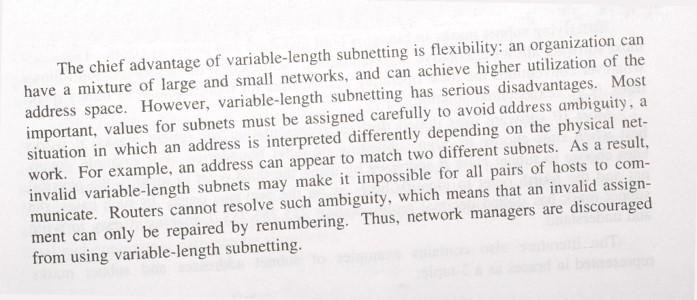
#> input picture code/milstein-backing.jpg, 697 x 300 px
$ python -i preprocessing.py   (imports and definitions only)   (Python 2 division)   (older library calls are emulated)
#> lines starting #> are read from the running program, lines starting #| are printed output that depends on the picture; after the words box and inside, x2 and y2 are one past the last pixel; in counts of white or black regions, pixels touching at a corner belong together
#> further down, picture is the input picture: shape (300, 697, 3); mean B, G, R 231.3, 231, 233.9
# -*- coding: utf-8 -*-
import cv2
import numpy as np
import Image


IMG_THRESHOLD = 80
SPACE_RATIO = 1
NET_INPUT_WIDTH = 28
NET_INPUT_HEIGHT = 28
NETWORK_INPUT_SIZE = (NET_INPUT_HEIGHT, NET_INPUT_WIDTH)
CHARACTER_SIZE = 20.0
BORDER_SIZE = 1, 1, 1, 1
LINE_THRESHOLD = 7
MIN_CNT_HEIGHT_RATIO = 3


def _prepare_img(img):
    """
    Returns a rotated to text tilt threshold of the image. Uses IMG_THRESHOLD
    to determine the threshold value.
    :param img: The image in question (OpenCV2 image).
    :return: A rotated to text tilt threshold of the image (OpenCV2 image).
    """
    img_gray = cv2.cvtColor(img, cv2.COLOR_BGR2GRAY)
    thresh = cv2.threshold(img_gray, IMG_THRESHOLD, 255, cv2.THRESH_BINARY)[1]
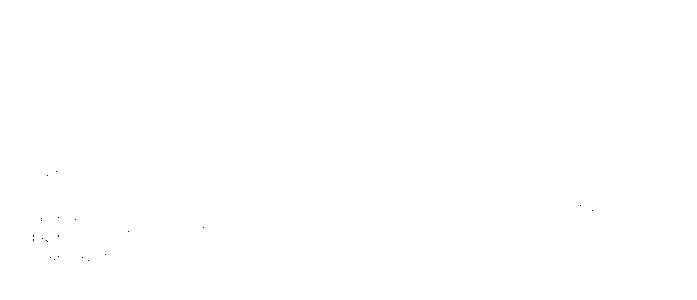
#> thresh: shape (300, 697); 100% white; black in thin lines or dots, all inside (x1, y1, x2, y2) = (33, 171, 593, 261)
    thresh = cv2.bitwise_not(thresh)

    angle = _find_text_tilt(thresh)
    rotated = _rotate_image(thresh, angle)
    # cv2.imshow('thresh', rotated)
    # cv2.waitKey(0)
    return rotated


def _find_text_tilt(img):
    """
    Returns the angle of the text tilt, so that it can be corrected.
    Uses OpenCV2's minAreaRect to find the text area, and from that, the angle
    of the text.
    :param img: The threshold image of the image with the text.
    :return: The angle of the text tilt.
    """
    coords = np.column_stack(np.where(img > 0))
#> coords = 25 pairs, first value 171 to 260, second value 33 to 592
    angle = abs(cv2.minAreaRect(coords)[-1])
#> angle = 3.71
    if angle > 45:
        angle -= 90
    return angle


def _rotate_image(img, angle):
    """
    Rotates image to the angle specified.
    :param img: The image in question (OpenCV2 image).
    :param angle: The angle in question.
    :return: The rotated image (OpenCV2 image).
    """
#> called with angle = 3.71
    h, w = img.shape[:2]
#> h = 300; w = 697
    center = (w // 2, h // 2)
#> center = (348, 150)
    m = cv2.getRotationMatrix2D(center, angle, 1.0)
#> m = [[0.998, 0.0647, -8.98], [-0.0647, 0.998, 22.85]]
    rotated = cv2.warpAffine(img, m, (w, h), flags=cv2.INTER_CUBIC,
                             borderMode=cv2.BORDER_REPLICATE)
    return rotated


def _get_line_coords(img, threshold):
    """
    Returns the y coordinates of the line separations in the image.
    NOTE: The coordinates are in the middle of each line separation (includes
    the first and last lines by treating the top and bottom of the image as the
    end and beginning of lines respectively).
    :param img: The image in question (OpenCV2 image).
    :param threshold: The minimum number of empty lines to count as a line
    separation.
    :return: [(line_starts, line_ends)] for each line.
    """
#> called with threshold = 7
    slices = cv2.reduce(img, 1, cv2.REDUCE_AVG).reshape(-1)
#> slices = 300 values, max 1 at index 190, min 0 at index 0, mean 0.0267
    count = 0
    is_line = False
    line_coords = []
    for i, slc in enumerate(slices):
        if is_line:
            if not slc:
                is_line = False
                count = 1
        else:
            if slc:
                is_line = True
                if count >= threshold:
                    line_coords.append(i - count / 2)
            else:
                count += 1
#> after the loop, count = 23; line_coords = [95, 216, 246, 268]
    line_coords.append(img.shape[:2][0])
    return zip(line_coords[:-1], line_coords[1:])


def _get_line_height(line):
    """
    Returns the actual height of the line, by averaging the heights of each
    character in the line.
    :param line: The line in question (OpenCV2 image).
    :return:
    """
    contours = cv2.findContours(line, cv2.RETR_EXTERNAL,
                                cv2.CHAIN_APPROX_SIMPLE)[1]
    heights = [cv2.boundingRect(cnt)[3] for cnt in contours]
    return np.mean(heights)


def _get_word_coords(line, threshold):
    """
    Returns the x coordinates of the word separations in the line.
    NOTE: The coordinates are in the middle of each word separation (includes
    the first and last word by treating the left and right of the image as the
    end and beginning of words respectively).
    :param line: The line in question (OpenCV2 image).
    :param threshold: The minimum number of empty spaces to count as a word
    separation.
    :return: [(word_starts, word_ends)] for each word. (int, int)
    """
    rotated = cv2.rotate(line, cv2.ROTATE_90_CLOCKWISE)
    return _get_line_coords(rotated, threshold)


def _get_padding(char):
    """
    Returns how much padding is needed to turn the character to the specified
    input shape of the neural network.
    NOTE: Will return negative if the character is larger than the network
    input shape.
    :param char: The character in question (OpenCV2 image).
    :return: (padding_height, padding_width) for the character. (int, int)
    """
    input_h, input_w = NETWORK_INPUT_SIZE
    char_h, char_w = char.shape[:2]
    padding_left = (input_w - char_w) / 2
    padding_right = input_w - (char_w + padding_left)
    padding_top = (input_h - char_h) / 2
    padding_bottom = input_h - (char_h + padding_top)
    return padding_top, padding_bottom, padding_left, padding_right


def _rescale_char(char):
    """
    Rescales the character so that either its height or width is equal to
    CHARACTER_SIZE, then pads it so that it fits with NETWORK_INPUT_SIZE
    :param char: The character in question (OpenCV2 image).
    :return: The rescaled, padded character in question (OpenCV2 image).
    """
    bs_t, bs_b, bs_l, bs_r = BORDER_SIZE
    black = [0, 0, 0]
    char = cv2.copyMakeBorder(char, bs_t, bs_b, bs_l, bs_r,
                              cv2.BORDER_CONSTANT, value=black)

    char = char.astype(np.uint8)
    cv2_im = cv2.cvtColor(char, cv2.COLOR_GRAY2BGR)
    pil_img = Image.fromarray(cv2_im)

    w, h = pil_img.size
    scaling = CHARACTER_SIZE / max(w, h)
    new_size = (int(scaling * w), int(scaling * h))

    pil_img = pil_img.resize(new_size, Image.ANTIALIAS)
    rescaled = cv2.cvtColor(np.array(pil_img), cv2.COLOR_RGB2GRAY)

    padding_t, padding_b, padding_l, padding_r = _get_padding(rescaled)
    rescaled = cv2.copyMakeBorder(rescaled, padding_t, padding_b, padding_l,
                                  padding_r, cv2.BORDER_CONSTANT, value=black)
    return rescaled


def _crop_contour(contours, shape):
    """
    Redraws the character so that only the relevant parts remain.
    :param contours: All the contours that make the character.
    :param shape: The shape of the word.
    :return: The redrawn character (OpenCV2 image).
    """
    mask = np.zeros(shape)
    cv2.drawContours(mask, contours, -1, 255, -1)
    out = np.zeros(shape)
    out[mask == 255] = mask[mask == 255]
    # Now crop
    x, y = np.where(mask == 255)
    top_x, top_y = (np.min(x), np.min(y))
    bottom_x, bottom_y = (np.max(x), np.max(y))
    return out[top_x:bottom_x+1, top_y:bottom_y+1]


def _separate_word(img_word, line_height):
    """
    Separate each word to its characters. (Also turns character to network
    format of 0-1 instead of 0-255.)
    :param img_word: The word in question (OpenCV2 image).
    :param line_height: The height of the line, used to filter contours that
    are too small.
    :return: List of characters.
    :rtype : [OpenCV2 image]
    """
    word_chars = []
    _, contours, hierarchy = cv2.findContours(img_word,
                                              cv2.RETR_TREE,
                                              cv2.CHAIN_APPROX_SIMPLE)
    contours = np.array(contours)
    # print np.array(sorted(hierarchy[0], key=lambda x: x[1]))
    # ordered = sorted(zip(contours, hierarchy[0]), key=lambda x: x[1][1])
    for i, cnt in enumerate(contours):
        if hierarchy[0, i, 3] == -1:
            h = cv2.boundingRect(cnt)[3]
            if h + 2 >= line_height / MIN_CNT_HEIGHT_RATIO:
                hie = list(np.where(hierarchy[0, :, 3] == i)[0]) + [i]
                char = _crop_contour(contours[hie], img_word.shape)
                x = cv2.boundingRect(cnt)[0]
                word_chars.append((char / 255.0, x))
    word_chars = [w[0] for w in sorted(word_chars, key=lambda a: a[1])]
    return word_chars


def _separate_line(img_line):
    """
    Separate each line to its characters.
    :param img_line: The line in question (OpenCV2 image).
    :return: List of lists of characters (OpenCV2 image).
    :rtype : [words] = [[(OpenCV2 image)]]
    """
    line_height = _get_line_height(img_line)
    space_len = line_height / SPACE_RATIO
    words = _get_word_coords(img_line, space_len)
    line = []
    for left, right in words:
        chars = _separate_word(img_line[:, left:right], line_height)
        word = [_rescale_char(char) for char in chars]
        line.append(word)
    return line


def separate_text(img):
    """
    Separates the image to its individual characters, ready to be inputted to
    the neural network.
    :param img: The image in question (OpenCV2 image).
    :return: List of lists of lists of characters (OpenCV2 image).
    :rtype : [lines] = [[words]] = [[[(OpenCV2 image)]]]
    """
    thresh = _prepare_img(img)

    lines = _get_line_coords(thresh, LINE_THRESHOLD)
#> lines = [(95, 216), (216, 246), (246, 268), (268, 300)]
    text = []
    for upper, lower in lines:
        img_line = thresh[upper:lower]
        line = _separate_line(img_line)
        text.append(line)
#> this loop made 3 passes
#> pass 1, in _rescale_char, `pil_img = pil_img.resize(new_size, Image.ANTIALIAS)`:
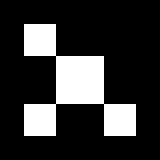
#> pil_img: PIL image 20x20 RGB (shown 8 times larger); values 0 (black) and 1 (white), 21% white; 1 white region, box (x1, y1, x2, y2) and area: (3, 3, 17, 17) 84
#> after the loop, text = 2 items
    return text

# [12 lines of commented-out code are left out]

>>> import cv2
>>> picture = cv2.imread('../milstein-backing.jpg')
#> (the run stopped early here; a loop or call above may not have finished)

$ run again, on code/numbers.png
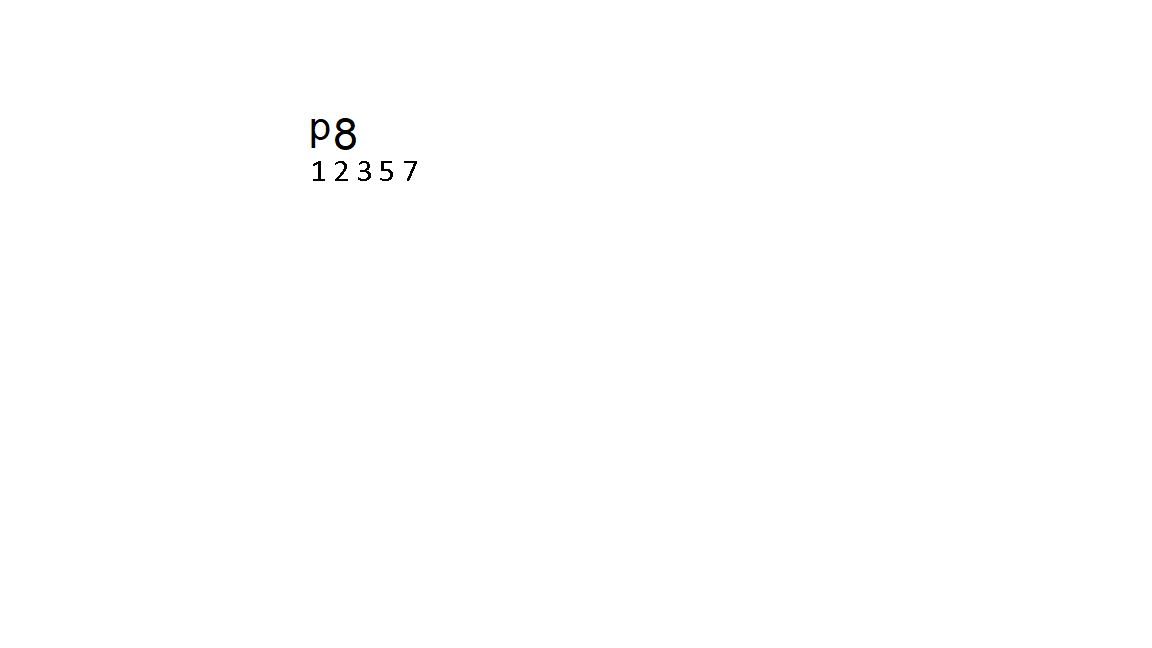
#> input picture code/numbers.png, 1152 x 648 px
#> picture is the input picture: shape (648, 1152, 3); mean B, G, R 254.7, 254.7, 254.6
#> in _prepare_img, `thresh = cv2.bitwise_not(thresh)`:
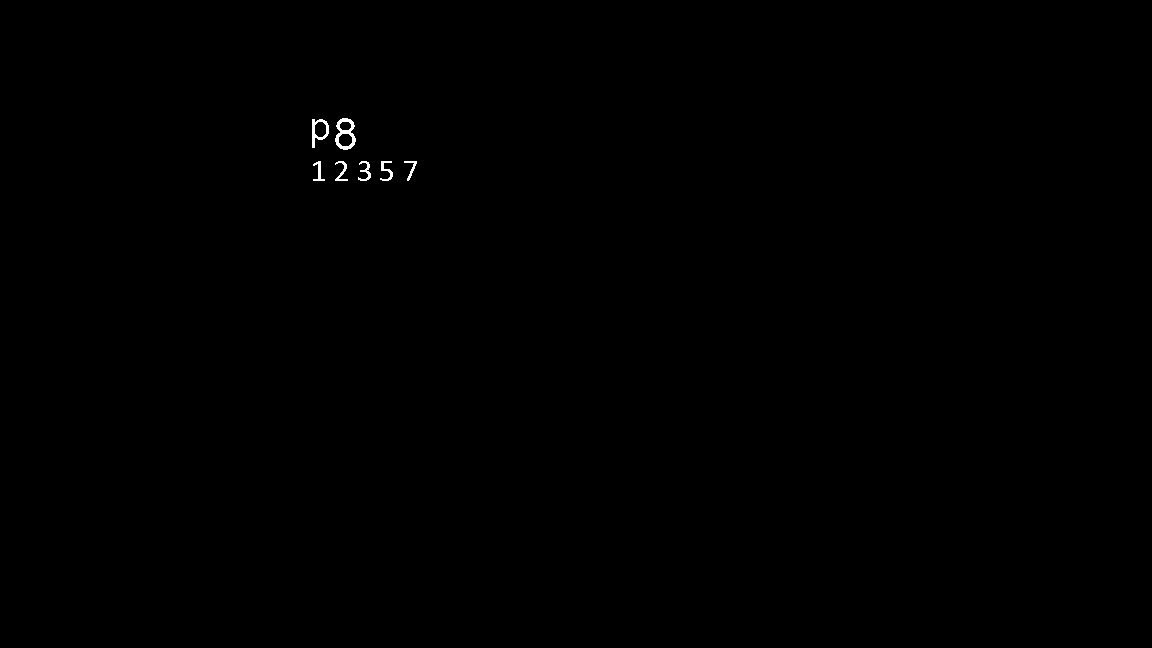
#> thresh: shape (648, 1152); 0.13% white; 7 white regions, largest, box (x1, y1, x2, y2) and area: (335, 118, 356, 150) 300, (312, 119, 329, 148) 195, (380, 161, 393, 181) 106
#> coords = 968 pairs, first value 118 to 180, second value 312 to 416
#> in _find_text_tilt, `angle = abs(cv2.minAreaRect(coords)[-1])`: angle = 90
#> in _find_text_tilt, `angle -= 90`: angle = 0
#> m = [[1, 0, 0], [0, 1, 0]]
#> slices = 648 values, max 11 at index 179, min 0 at index 0, mean 0.329
#> after the loop in _get_line_coords, `for i, slc in enumerate(slices):`: count = 467; line_coords = [59, 156]
#> lines = [(59, 156), (156, 648)]
#> the loop in separate_text, `for upper, lower in lines:` made 1 pass
#> (upper, lower, line_height in _separate_line, space_len in _separate_line, words in _separate_line) on pass 1: (59, 156, 30.5, 30.5, [(156, 1152)])
#> pass 1, in _get_word_coords, `rotated = cv2.rotate(line, cv2.ROTATE_90_CLOCKWISE)`:
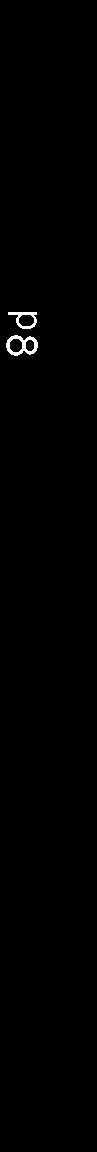
#> rotated: shape (1152, 97); 0.44% white; 2 white regions, box (x1, y1, x2, y2) and area: (6, 335, 38, 356) 300, (8, 312, 37, 329) 195
#> after the loop in separate_text, `for upper, lower in lines:`: text = []
